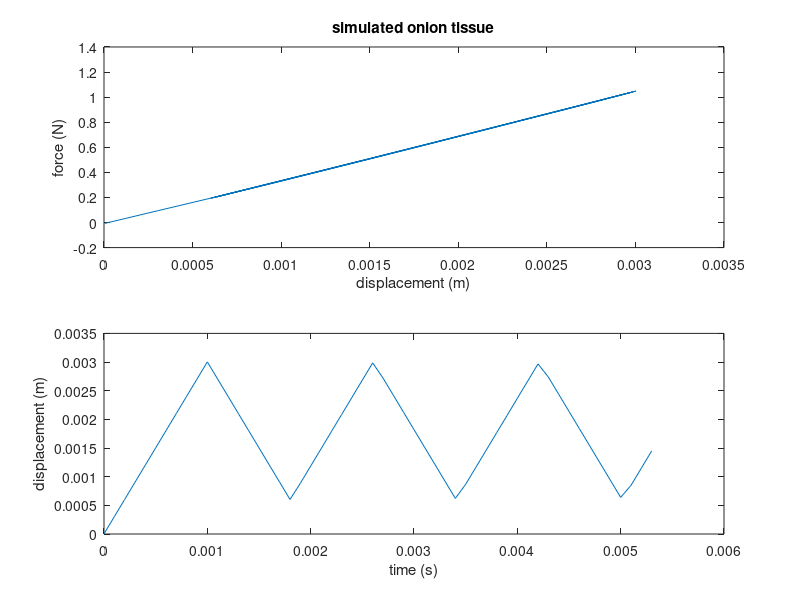

Here is the MATLAB script that generated this plot:
close all;
clear all;

load forceDeformation.txt
t = forceDeformation(:,1);
dx = forceDeformation(:,2);
f = forceDeformation(:,3);
clear forceDeformation;

subplot(2,1,1);
plot(dx,f,'-');
title('simulated onion tissue');
%title('force-deformation curve for simulated onion tissue');
xlabel('displacement (m)');
ylabel('force (N)');

subplot(2,1,2);
plot(t,dx,'-');
%title('deformation with time for simulated onion tissue');
xlabel('time (s)');
ylabel('displacement (m)');
